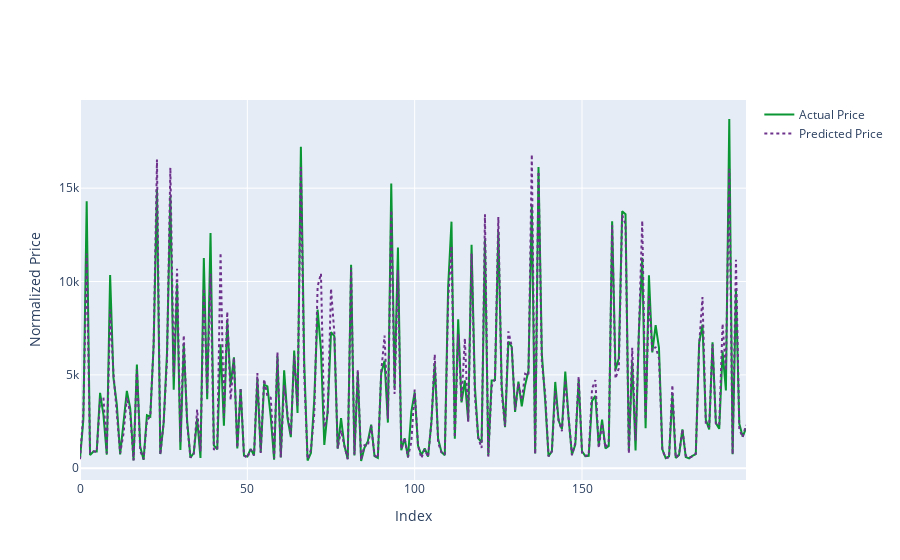

Notebook cell for this chart:
### Code cell
if __name__ == '__main__' :
    main()
# # Conclusions : From Scratch and sklearn models, we get almost the same outputs for y_pred and y_hat_test
# In[51]:
import plotly.graph_objects as go
# In[52]
from plotly.offline import download_plotlyjs, init_notebook_mode, plot, iplot
init_notebook_mode(connected = True)
import os
# In[54]:
trace0 = go.Scatter(
    y = y_test,
    x = np. arange(200),
    mode = 'lines',
    name = 'Actual Price',
    marker = dict(
    color = 'rgb(10,150,50)')
)

trace1 = go.Scatter(
    y = y_pred,
    x = np.arange(200),
    mode = 'lines',
    name = 'Predicted Price',
    line = dict(
        color = 'rgb(110 , 50 , 140)',
        dash = 'dot'
    )
)
layout = go.Layout(
    xaxis = dict(title = 'Index'),
    yaxis = dict(title = 'Normalized Price')
)
figure = go.Figure(data = [ trace0 , trace1 ], layout = layout)
iplot(figure)

### Figure 1 — Plotly figure (JSON) as saved in the notebook; plotly's stock layout.template omitted (floating-point values rounded to 4 significant figures; data arrays with more than 128 entries replaced by an {"elided": "..."} marker saying what was removed)
{"data": [{"marker": {"color": "rgb(10,150,50)"}, "mode": "lines", "name": "Actual Price", "type": "scatter", "x": {"elided": "200 int values"}, "y": {"elided": "13480 int values"}}, {"line": {"color": "rgb(110 , 50 , 140)", "dash": "dot"}, "mode": "lines", "name": "Predicted Price", "type": "scatter", "x": {"elided": "200 int values"}, "y": {"elided": "13480 float values"}}], "layout": {"xaxis": {"title": {"text": "Index"}}, "yaxis": {"title": {"text": "Normalized Price"}}}}
